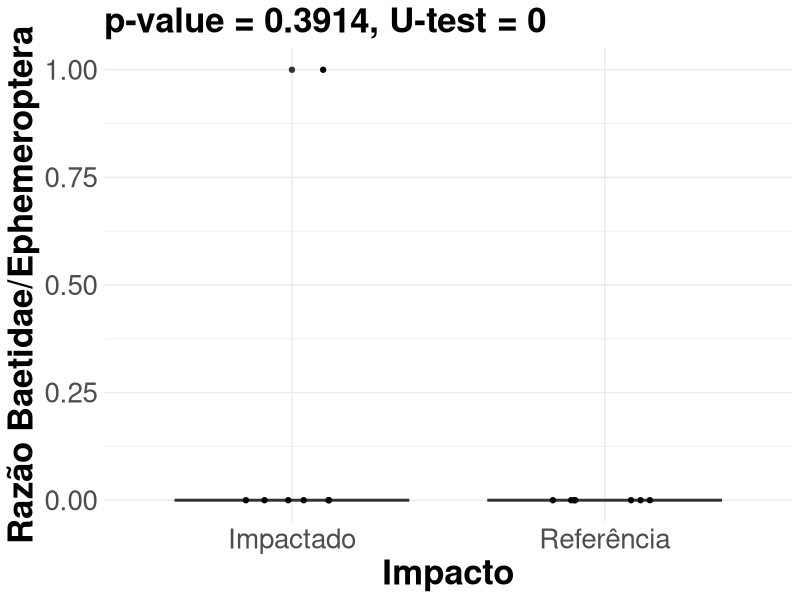
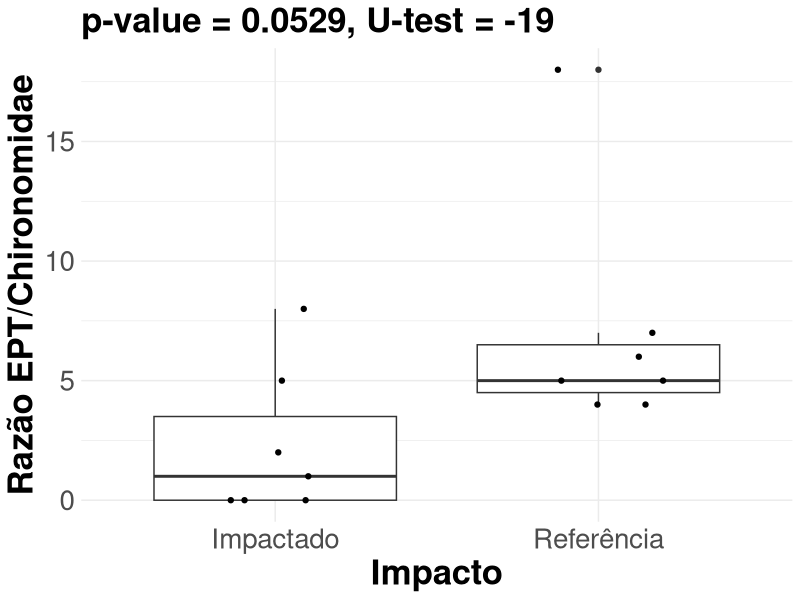
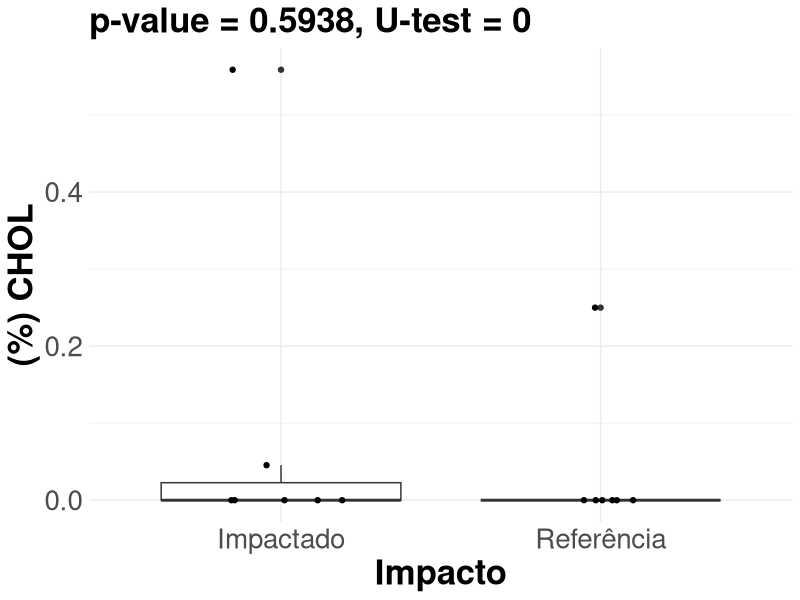
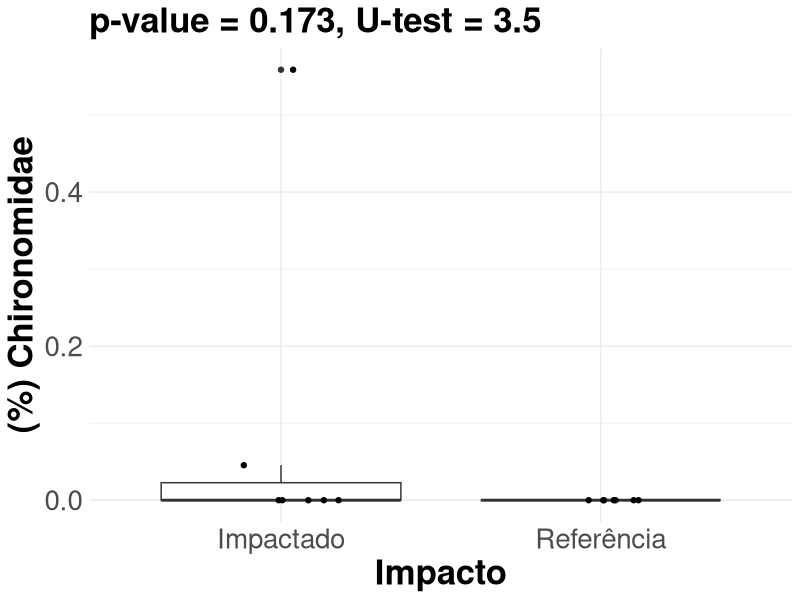
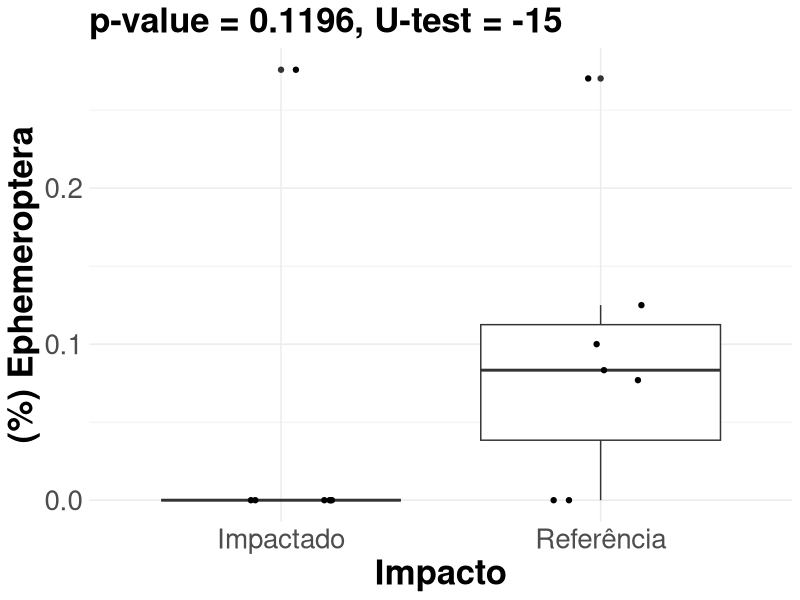
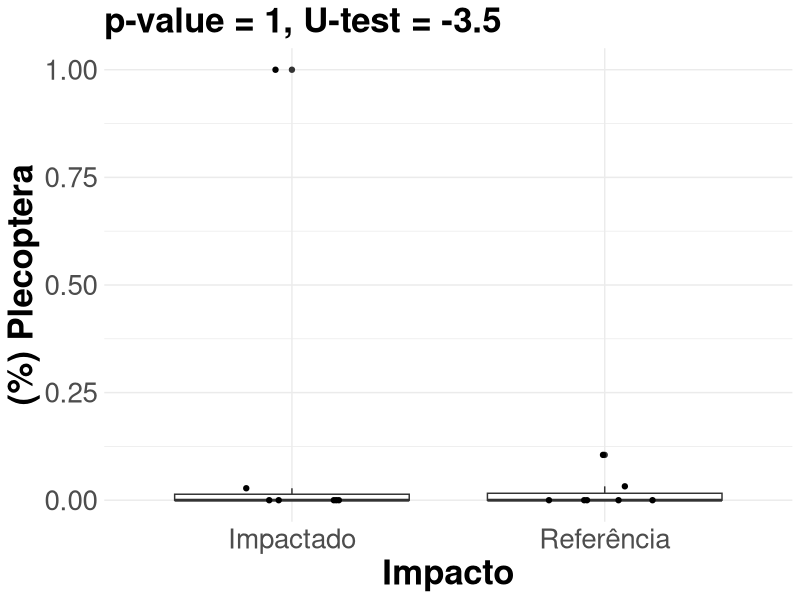
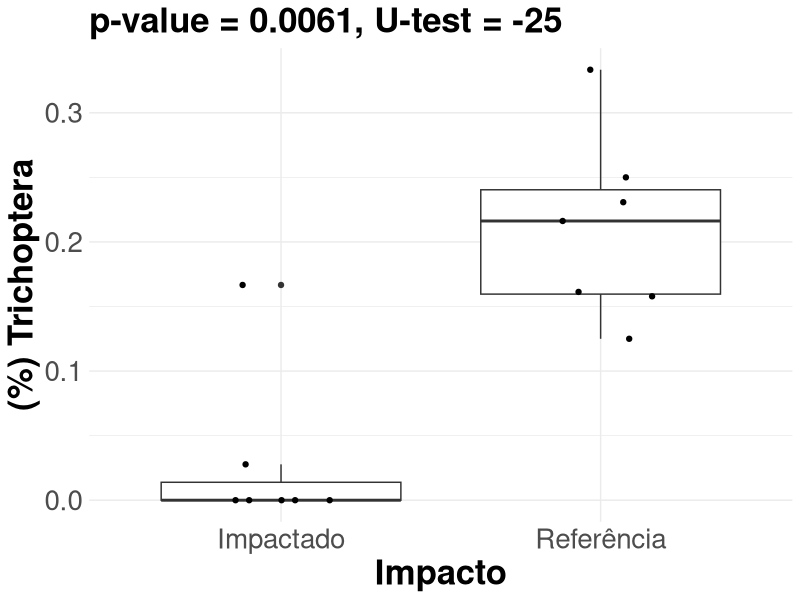
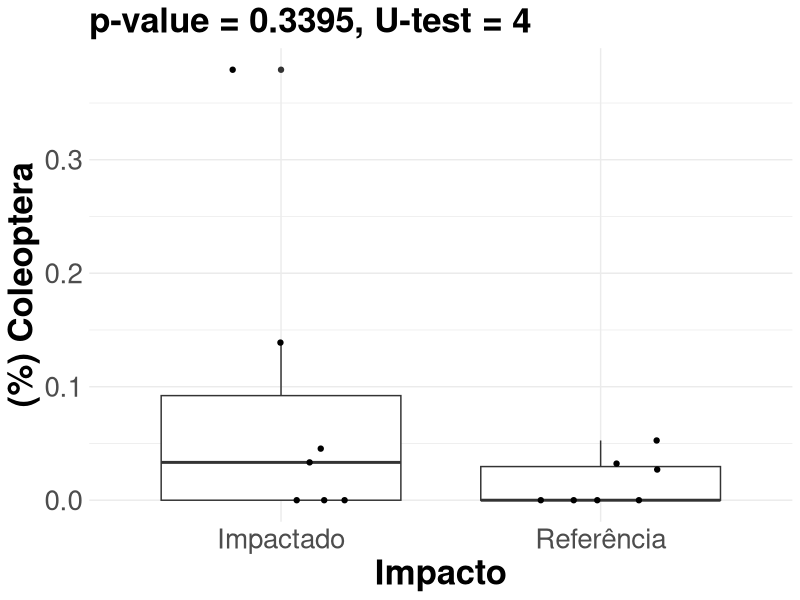

Source code (R) for these figures, in order: (Note: this script raises an error after producing the figures.)

library(tidyverse)
library(ggpubr)

################################## Configurações ###############################
set.seed(1994)
pontos_referencia <- c("RiodaBarra-P1/2", "RioMutuca-P1")
pontos_impactado <- c("RiodaBarra-P2", "RioMutuca-P3")

metodos_de_amostragem <- c("D Net")

vetor_estetica_indice <- c(
  "razao_baetidae_ephemeroptera" = "Razão Baetidae/Ephemeroptera",
  "razao_ept_chironomidae" = "Razão EPT/Chironomidae",
  "relativo_chol" = "(%) CHOL",
  "relativo_chironomidae" = "(%) Chironomidae",
  "relativo_ephemeroptera" = "(%) Ephemeroptera",
  "relativo_plecoptera" = "(%) Plecoptera",
  "relativo_trichoptera" = "(%) Trichoptera",
  "relativo_coleoptera" = "(%) Coleoptera",
  "relativo_diptera" = "(%) Diptera",
  "relativo_odonata" = "(%) Odonata",
  "relativo_insecta" = "(%) Insecta",
  "relativo_oligochaeta" = "(%) Oligochaeta",
  "relativo_gastropoda" = "(%) Gastropoda",
  "relativo_crustacea" = "(%) Crustacea",
  "riqueza_classes" = "Classes Taxa",
  "riqueza_ordens" = "Ordens Taxa",
  "riqueza_familias" = "Famílias Taxa",
  "shannon_classes" = "Classes Taxa",
  "shannon_ordens" = "Shannon de Ordens",
  "shannon_familias" = "Shannon de Famílias",
  "pielou_classes" = "Pielou de Classes",
  "pielou_ordens" = "Pielou de Ordens",
  "pielou_familias" = "Pielou de Famílias",
  "riqueza_familias_ephemeroptera" = "Ephemeroptera Taxa",
  "riqueza_familias_trichoptera" = "Trichoptera Taxa",
  "riqueza_familias_plecoptera" = "Plecoptera Taxa",
  "riqueza_familias_coleoptera" = "Coleoptera Taxa",
  "ept_riqueza" = "EPT Taxa",
  "bmwp" = "BMWP",
  "aspt" = "ASPT",
  "coletor_recolhedor_proporcao" = "(%) Coletor-Recolhedor",
  "filtrador_proporcao" = "(%) Filtradores",
  "predador_proporcao" = "(%) Predadores",
  "perfuradores_proporcao" = "(%) Perfuradores",
  "fragmentadores_proporcao" = "(%) Fragmentadores",
  "raspadores_proporcao" = "(%) Raspadores",
  "detritivoros_proporcao" = "(%) Detritívoros",
  "herbivoros_proporcao" = "(%) Herbívoros",
  "total_macroinvertebrados" = "Abundância Total"
)

vetor_estetica_impacto <- c(
  "referencia" = "Referência",
  "impactado" = "Impactado"
)

# Pastas 
if (length(metodos_de_amostragem) == 3) {
  pasta_figuras <- "figuras/indice_multimetrico/3_redes/"
  pasta_tabelas <- "tabelas/indice_multimetrico/3_redes/"
} else if (length(metodos_de_amostragem) == 2) {
  pasta_figuras <- "figuras/indice_multimetrico/2_redes/"
  pasta_tabelas <- "tabelas/indice_multimetrico/2_redes/"
} else {
  pasta_figuras <- "figuras/indice_multimetrico/rede_unica/"
  pasta_tabelas <- "tabelas/indice_multimetrico/rede_unica/"
}


if (!dir.exists(pasta_figuras)) {
  dir.create(pasta_figuras, recursive = TRUE)
}

if (!dir.exists(pasta_tabelas)) {
  dir.create(pasta_tabelas, recursive = TRUE)
}

################################## Carregar dados ##############################
indices_df <- read_csv("dados/processado/matriz_indices_imaturos_piata.csv")


############################## Pre-processamento ###############################
vetor_respostas <- indices_df %>%
  select(-(campanha:method)) %>%
  names()

# Adicionar coluna de impacto
indices_df <- indices_df %>%
  mutate(
    impacto = case_when(
      locality_name %in% pontos_referencia ~ "referencia",
      locality_name %in% pontos_impactado ~ "impactado",
      TRUE ~ "desconsiderado"
    )
  ) 

# Filtrar dados para análise baseado em rede-D.
dados_filtrados <- indices_df %>%
  filter(impacto != "desconsiderado") %>%
  filter(method %in% metodos_de_amostragem) %>%
  mutate(impacto = as.factor(impacto), method = as.factor(method))

str(dados_filtrados)
################################### Scores #####################################
plot_list <- list()
for (i in vetor_respostas) {
  print(paste("Analisando índice:", i))
  
  test <- dados_filtrados %>%
    select(c("impacto", i))


  # Teste de Mann-Whitney
  teste <- wilcox.test(
    formula = as.formula(paste(i, "~ impacto")),
    data = dados_filtrados
  )
 
  p_value = teste$p.value
  w <- teste$statistic

  # Tamanhos das amostras
  n1 <- dados_filtrados %>%
    filter(impacto == levels(dados_filtrados$impacto)[1]) %>% 
    nrow()
  n2 <- dados_filtrados %>% 
    filter(impacto == levels(dados_filtrados$impacto)[2]) %>% 
    nrow()

  # Cálculo do U
  u <- w - n1 * (n1 + 1) / 2
  
  
  # Criação do gráfico
  nome_indice <- vetor_estetica_indice[[i]]

  plot <- ggplot(
    dados_filtrados,
    aes_string(
      x = "impacto",
      y = i
    )
  ) +
    theme_minimal() +
    geom_boxplot() +
    geom_jitter(width = 0.2, height = 0, alpha = 1) +
    scale_x_discrete(labels = vetor_estetica_impacto) +
    theme(
      text = element_text(size = unit(25, "pt")),
      axis.title = element_text(size = unit(25, "pt"), face = "bold"),
      plot.title = element_text(size = unit(25, "pt"), face = "bold"),
      plot.subtitle = element_text(size = unit(25, "pt"), face = "bold")
    ) +
  # Adicionar títulos e legendas
    labs(
      x = "Impacto",
      y = nome_indice,
      subtitle = paste0(
        "p-value = ", round(p_value, 4),
        ", U-test = ", round(u, 4)
      )
    ) 
  # Salvar o gráfico
  ggsave(
    plot,
    filename = paste0(pasta_figuras, "/boxplot_", i, ".png"),
    width = 8,
    height = 8
  )


}



############################## spearman correlations ###########################
dados_filtrados_numerico <- dados_filtrados %>%
  select(all_of(vetor_respostas))

# Função para criar matriz de p-valores
pval_spearman <- function(df) {
  vars <- names(df)
  n <- length(vars)
  p_mat <- matrix(NA, n, n)
  colnames(p_mat) <- vars
  rownames(p_mat) <- vars

  # Loop pelos pares de variáveis
  for (i in 1:n) {
    for (j in 1:n) {
      if (i == j) {
        p_mat[i, j] <- 0
      } else {
        teste <- cor.test(df[[i]], df[[j]], method = "spearman")
        p_mat[i, j] <- teste$p.value
      }
    }
  }
  return(p_mat)
}

# Cria as matrizes
correlations <- cor(dados_filtrados_numerico, method = "spearman")
p_values <- pval_spearman(dados_filtrados_numerico)


# salvar tabela de correlações (apenas a parte inferior da matriz)
correlations_lower <- correlations
correlations_lower[upper.tri(correlations_lower)] <- ""
write_csv(
  as.data.frame(correlations_lower) %>%
    rownames_to_column(var = "indice_vs_indice"),
  file.path(pasta_tabelas, "correlacoes_spearman_indices_imaturos_piata.csv")
)


# salvar tabela de p-values (apenas a parte inferior da matriz)
p_values_lower <- p_values
p_values_lower[upper.tri(p_values_lower)] <- ""
write_csv(
  as.data.frame(p_values_lower) %>%
    rownames_to_column(var = "indice_vs_indice"),
  file.path(pasta_tabelas, "p_values_spearman_indices_imaturos_piata.csv")
)
################################### Painel #####################################


painel_vetor <- c(
  "aspt", "bmwp", "ept_riqueza", "filtrador_proporcao",
  "raspadores_proporcao", "razao_ept_chironomidae", 
  "relativo_odonata", "relativo_trichoptera", "riqueza_familias_ephemeroptera",
  "riqueza_familias_trichoptera", "shannon_ordens"
)

painel_plots <- list()
for (i in painel_vetor) {
  print(paste("Analisando índice:", i))
  
  test <- dados_filtrados %>%
    select(c("impacto", i))

  # Teste de Mann-Whitney
  teste <- wilcox.test(
    formula = as.formula(paste(i, "~ impacto")),
    data = dados_filtrados
  )
 
  p_value = teste$p.value
  w <- teste$statistic

  # Tamanhos das amostras
  n1 <- dados_filtrados %>%
    filter(impacto == levels(dados_filtrados$impacto)[1]) %>% 
    nrow()
  n2 <- dados_filtrados %>% 
    filter(impacto == levels(dados_filtrados$impacto)[2]) %>% 
    nrow()

  # Cálculo do U
  u <- w - n1 * (n1 + 1) / 2
  
  
  # Criação do gráfico
  nome_indice <- vetor_estetica_indice[[i]]

  plot <- ggplot(
    dados_filtrados,
    aes_string(
      x = "impacto",
      y = i,
      fill = "impacto"
    )
  ) +
    theme_pubr() +
    geom_boxplot() +
    geom_jitter(width = 0.2, height = 0, alpha = 1) +
    scale_x_discrete(labels = vetor_estetica_impacto) +
    theme(
      text = element_text(size = unit(18, "pt"), face = "bold"),
      axis.title = element_blank(),
      plot.title = element_blank(),
      axis.text.x = element_blank(),
      plot.subtitle = element_text(size = unit(18, "pt"), face = "bold", hjust = 0.5)
    ) +
  # Adicionar títulos e legendas
    labs(
      x = "Impacto",
      y = nome_indice,
      subtitle = paste0(
        "p-value = ", round(p_value, 4),
        ", U-test = ", round(u, 4)
      )
    ) 
  painel_plots[[i]] <- plot

}


painel <- ggarrange(
  plotlist = painel_plots,
  ncol = 3,
  nrow = 4,
  labels = "AUTO",
  common.legend = TRUE,
  legend = "bottom"
)


formats <- c("png", "svg")

for (fmt in formats) {
  ggsave(
    filename = file.path(
      pasta_figuras,
      paste0("painel_indices_imaturos_piata.", fmt)
    ),
    plot = painel,
    width = 15,
    height = 18
  )
}
